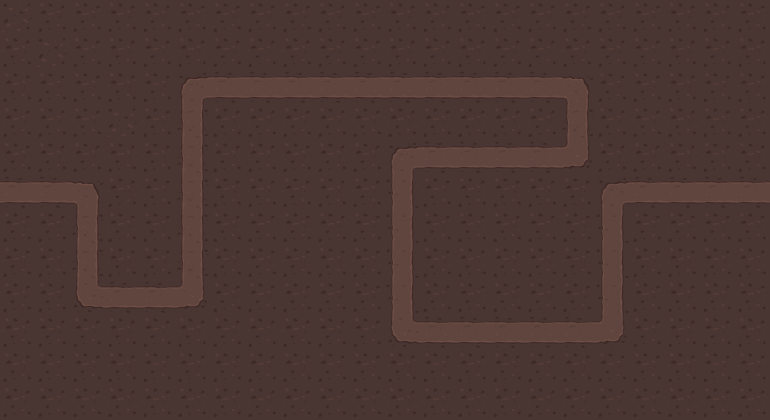

Below is a game level as drawn by its tile map, then a one-line description and the .tmx file that defines it, in full:
An orthogonal 22x12 tile map with 35x35 px tiles, 3 tile layers (background, walkable, collision), 2 tilesets and 48 objects.

<map version="1.0" tiledversion="2017.06.27" orientation="orthogonal" renderorder="right-down" width="22" height="12" tilewidth="35" tileheight="35" nextobjectid="103">
 <tileset firstgid="1" name="tiles_spritesheet" tilewidth="35" tileheight="35" spacing="1" tilecount="156" columns="12">
  <image source="../tiles/tiles_spritesheet.png" width="432" height="468" />
 </tileset>
 <tileset firstgid="157" name="2dTopDownTileSet" tilewidth="35" tileheight="35" spacing="1" tilecount="361" columns="19">
  <image source="../tiles/2dTopDownTileSet.png" width="683" height="683" />
 </tileset>
 <layer name="background" width="22" height="12">
  <data encoding="csv">
484,484,484,484,484,484,484,484,484,484,484,484,484,484,484,484,484,484,484,484,484,484,
484,484,484,484,484,484,484,484,484,484,484,484,484,484,484,484,484,484,484,484,484,484,
484,484,484,484,484,484,484,484,484,484,484,484,484,484,484,484,484,484,484,484,484,484,
484,484,484,484,484,484,484,484,484,484,484,484,484,484,484,484,484,484,484,484,484,484,
484,484,484,484,484,484,484,484,484,484,484,484,484,484,484,484,484,484,484,484,484,484,
484,484,484,484,484,484,484,484,484,484,484,484,484,484,484,484,484,484,484,484,484,484,
484,484,484,484,484,484,484,484,484,484,484,484,484,484,484,484,484,484,484,484,484,484,
484,484,484,484,484,484,484,484,484,484,484,484,484,484,484,484,484,484,484,484,484,484,
484,484,484,484,484,484,484,484,484,484,484,484,484,484,484,484,484,484,484,484,484,484,
484,484,484,484,484,484,484,484,484,484,484,484,484,484,484,484,484,484,484,484,484,484,
484,484,484,484,484,484,484,484,484,484,484,484,484,484,484,484,484,484,484,484,484,484,
484,484,484,484,484,484,484,484,484,484,484,484,484,484,484,484,484,484,484,484,484,484
</data>
 </layer>
 <layer name="walkable" width="22" height="12">
  <data encoding="csv">
0,0,0,0,0,0,0,0,0,0,0,0,0,0,0,0,0,0,0,0,0,0,
0,0,0,0,0,0,0,0,0,0,0,0,0,0,0,0,0,0,0,0,0,0,
0,0,0,0,0,227,225,225,225,225,225,225,225,225,225,225,228,0,0,0,0,0,
0,0,0,0,0,223,0,0,0,0,0,0,0,0,0,0,223,0,0,0,0,0,
0,0,0,0,0,223,0,0,0,0,0,227,225,225,225,225,230,0,0,0,0,0,
225,225,228,0,0,223,0,0,0,0,0,222,0,0,0,0,0,227,225,225,225,225,
0,0,223,0,0,223,0,0,0,0,0,222,0,0,0,0,0,222,0,0,0,0,
0,0,223,0,0,223,0,0,0,0,0,222,0,0,0,0,0,222,0,0,0,0,
0,0,229,225,225,230,0,0,0,0,0,222,0,0,0,0,0,222,0,0,0,0,
0,0,0,0,0,0,0,0,0,0,0,229,225,225,225,225,225,230,0,0,0,0,
0,0,0,0,0,0,0,0,0,0,0,0,0,0,0,0,0,0,0,0,0,0,
0,0,0,0,0,0,0,0,0,0,0,0,0,0,0,0,0,0,0,0,0,0
</data>
 </layer>
 <layer name="collision" width="22" height="12">
  <properties>
   <property name="collision" type="bool" value="true" />
  </properties>
  <data encoding="csv">
503,484,484,484,484,484,484,484,484,484,484,484,484,484,484,484,484,484,484,484,484,484,
484,503,484,484,484,484,484,484,484,484,484,484,484,484,484,484,484,484,484,484,484,484,
484,484,484,484,484,0,0,0,0,0,0,0,0,0,0,0,0,484,484,484,484,484,
484,484,484,503,484,0,484,484,484,484,484,484,484,484,484,484,0,484,484,484,484,484,
484,484,484,484,484,0,484,484,484,484,484,0,0,0,0,0,0,484,484,484,484,484,
0,0,0,484,484,0,484,484,484,484,484,0,484,484,484,484,484,0,0,0,0,0,
484,484,0,484,484,0,484,484,484,484,484,0,484,484,484,484,484,0,484,484,484,484,
484,484,0,484,484,0,484,484,484,484,484,0,484,484,484,484,484,0,484,484,484,484,
484,484,0,0,0,0,484,484,484,484,484,0,484,484,484,484,484,0,484,484,484,484,
484,484,484,484,484,484,484,484,484,484,484,0,0,0,0,0,0,0,484,484,484,484,
484,484,484,484,484,484,484,484,484,484,484,484,484,484,484,484,484,484,484,484,484,484,
484,484,484,484,484,484,484,484,484,484,484,484,484,484,484,484,484,484,484,484,484,484
</data>
 </layer>
 <objectgroup name="objects">
  <object id="1" gid="107" x="103" y="107" width="35" height="35" />
  <object id="2" gid="107" x="526" y="282" width="35" height="35" />
  <object id="3" gid="107" x="247" y="280" width="35" height="35" />
  <object id="58" gid="59" x="315" y="34" width="35" height="35" />
  <object id="59" gid="59" x="349" y="36" width="35" height="35" />
  <object id="60" gid="59" x="384" y="34" width="35" height="35" />
  <object id="61" gid="59" x="421" y="35" width="35" height="35" />
  <object id="62" gid="59" x="281" y="34" width="35" height="35" />
  <object id="63" gid="59" x="239" y="31" width="35" height="35" />
  <object id="64" gid="59" x="211" y="35" width="35" height="35" />
  <object id="65" gid="59" x="173" y="36" width="35" height="35" />
  <object id="66" gid="59" x="139" y="33" width="35" height="35" />
  <object id="67" gid="59" x="104" y="33" width="35" height="35" />
  <object id="68" gid="59" x="2" y="34" width="35" height="35" />
  <object id="69" gid="59" x="39" y="36" width="35" height="35" />
  <object id="70" gid="59" x="75" y="34" width="35" height="35" />
  <object id="71" gid="59" x="457" y="36" width="35" height="35" />
  <object id="72" gid="59" x="492" y="37" width="35" height="35" />
  <object id="73" gid="59" x="524" y="34" width="35" height="35" />
  <object id="74" gid="59" x="563" y="34" width="35" height="35" />
  <object id="75" gid="59" x="595" y="34" width="35" height="35" />
  <object id="76" gid="59" x="629" y="37" width="35" height="35" />
  <object id="77" gid="59" x="664" y="37" width="35" height="35" />
  <object id="78" gid="59" x="700" y="34" width="35" height="35" />
  <object id="79" gid="59" x="733" y="35" width="35" height="35" />
  <object id="80" gid="59" x="736" y="419" width="35" height="35" />
  <object id="81" gid="59" x="703" y="421" width="35" height="35" />
  <object id="82" gid="59" x="667" y="419" width="35" height="35" />
  <object id="83" gid="59" x="630" y="421" width="35" height="35" />
  <object id="84" gid="59" x="2" y="419" width="35" height="35" />
  <object id="85" gid="59" x="36" y="419" width="35" height="35" />
  <object id="86" gid="59" x="69" y="421" width="35" height="35" />
  <object id="87" gid="59" x="104" y="418" width="35" height="35" />
  <object id="88" gid="59" x="139" y="419" width="35" height="35" />
  <object id="89" gid="59" x="175" y="422" width="35" height="35" />
  <object id="90" gid="59" x="212" y="420" width="35" height="35" />
  <object id="91" gid="59" x="244" y="420" width="35" height="35" />
  <object id="92" gid="59" x="277" y="420" width="35" height="35" />
  <object id="93" gid="59" x="316" y="420" width="35" height="35" />
  <object id="94" gid="59" x="348" y="420" width="35" height="35" />
  <object id="95" gid="59" x="382" y="421" width="35" height="35" />
  <object id="96" gid="59" x="419" y="422" width="35" height="35" />
  <object id="97" gid="59" x="454" y="419" width="35" height="35" />
  <object id="98" gid="59" x="487" y="421" width="35" height="35" />
  <object id="99" gid="59" x="524" y="423" width="35" height="35" />
  <object id="100" gid="59" x="561" y="421" width="35" height="35" />
  <object id="101" gid="59" x="595" y="419" width="35" height="35" />
  <object id="102" gid="132" x="35" y="211" width="35" height="35" />
 </objectgroup>
</map>
